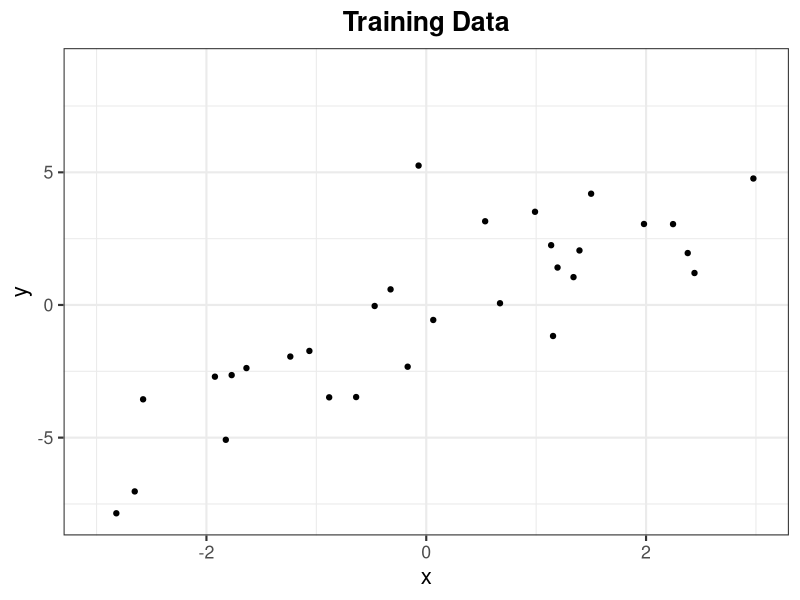
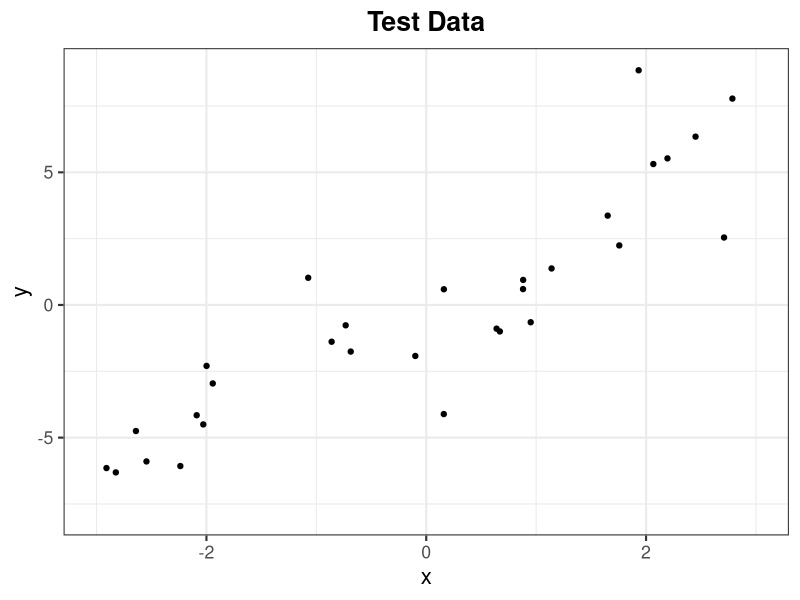
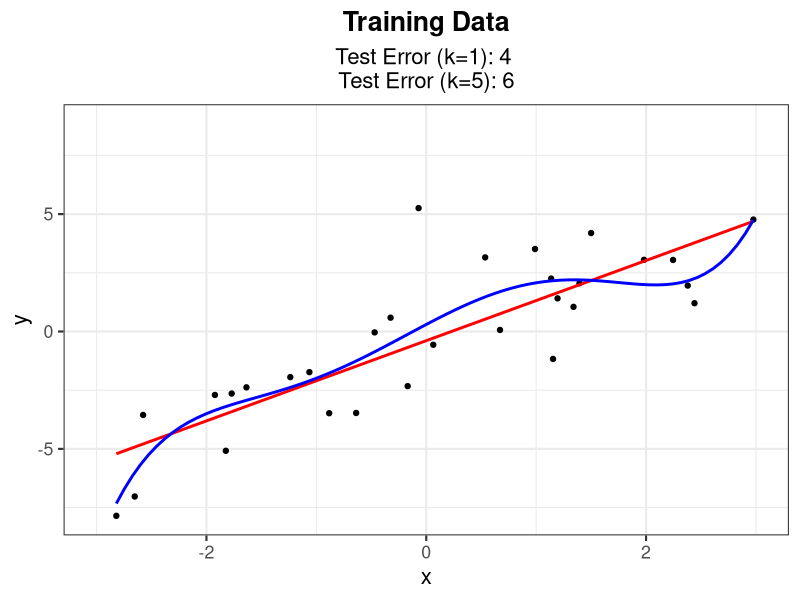
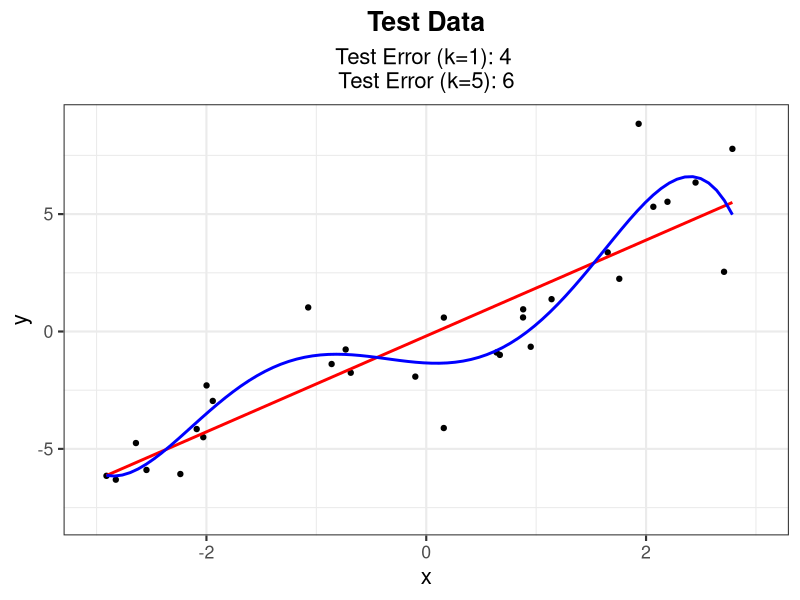

Recreate these plots in R, in order.
## ---- chunk 1
library(ggplot2)
# generate data
set.seed(302)
n <- 30
x <- sort(runif(n, -3, 3))
y <- 2*x + 2*rnorm(n)
x_test <- sort(runif(n, -3, 3))
y_test <- 2*x_test + 2*rnorm(n)
df_train <- data.frame("x" = x, "y" = y)
df_test <- data.frame("x" = x_test, "y" = y_test)

# store a theme
my_theme <- theme_bw(base_size = 16) + 
  theme(plot.title = element_text(hjust = 0.5, face = "bold"),
        plot.subtitle = element_text(hjust = 0.5))

# generate plots
g_train <- ggplot(df_train, aes(x = x, y = y)) + geom_point() +
  xlim(-3, 3) + ylim(min(y, y_test), max(y, y_test)) + 
  labs(title = "Training Data") + my_theme
g_test <- ggplot(df_test, aes(x = x, y = y)) + geom_point() +
  xlim(-3, 3) + ylim(min(y, y_test), max(y, y_test)) + 
  labs(title = "Test Data") + my_theme
g_train
g_test
## ---- chunk 2
# Function to fit a polynomial regression model and calculate errors
fit_and_evaluate <- function(k, df_train, df_test) {
  # Fit polynomial regression model
  model <- lm(y ~ poly(x, k), data = df_train)
  
  # Predict on training set
  y_train_pred <- predict(model, newdata = df_train)
  
  # Calculate training error
  train_error <- mean((df_train$y - y_train_pred)^2)
  
  # Predict on test set
  #y_test_pred <- predict(model, newdata = df_test)
  y_test_pred <- predict(model, newdata = data.frame("x" = x_test))
  
  # Calculate test error
  test_error <- mean((df_test$y - y_test_pred)^2)
  
  return(list("model" = model, "train_error" = train_error, "test_error" = test_error, "Prediction" = y_test_pred))
}

# Fit models for k = 1 and k = 5
model_k1 <- fit_and_evaluate(1, df_train, df_test)
model_k5 <- fit_and_evaluate(5, df_train, df_test)
## ---- chunk 3
cat("Model with k = 1:\n")
cat("Training Error: ", model_k1$train_error, "\n")
cat("Test Error: ", model_k1$test_error, "\n\n")
cat("Prediction: ", model_k1$Prediction, "\n\n")

cat("Model with k = 5:\n")
cat("Training Error: ", model_k5$train_error, "\n")
cat("Test Error: ", model_k5$test_error, "\n\n")
cat("Prediction: ", model_k5$Prediction, "\n\n")
## ---- chunk 4
# Plot the data with model fits based on training error
g_train + geom_smooth(method = "lm", formula = y ~ poly(x, 1), color = "red", se = FALSE) +
  geom_smooth(method = "lm", formula = y ~ poly(x, 5), color = "blue", se = FALSE) +
  labs(subtitle = paste("Test Error (k=1):", round(model_k1$test_error), "\nTest Error (k=5):", round(model_k5$test_error)))
## ---- chunk 5
# Plot the data with model fits based on test error
g_test + geom_smooth(method = "lm", formula = y ~ poly(x, 1), color = "red", se = FALSE) +
  geom_smooth(method = "lm", formula = y ~ poly(x, 5), color = "blue", se = FALSE) +
  labs(subtitle = paste("Test Error (k=1):", round(model_k1$test_error), "\nTest Error (k=5):", round(model_k5$test_error)))
